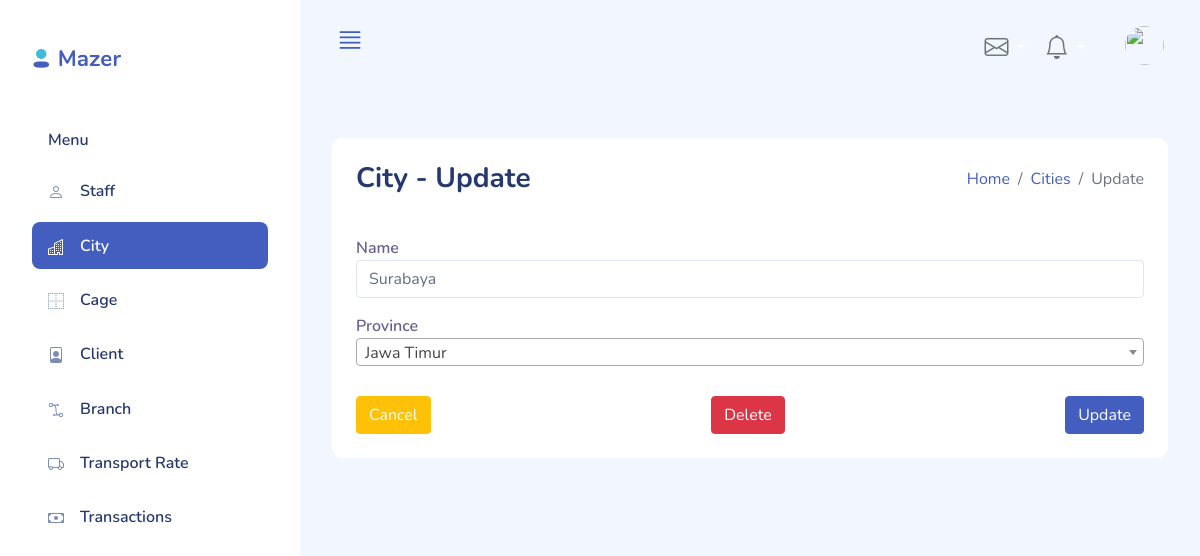
The page /index.php?page=city_detail&mode=update&id=1 (signed in) on the database as committed earlier.
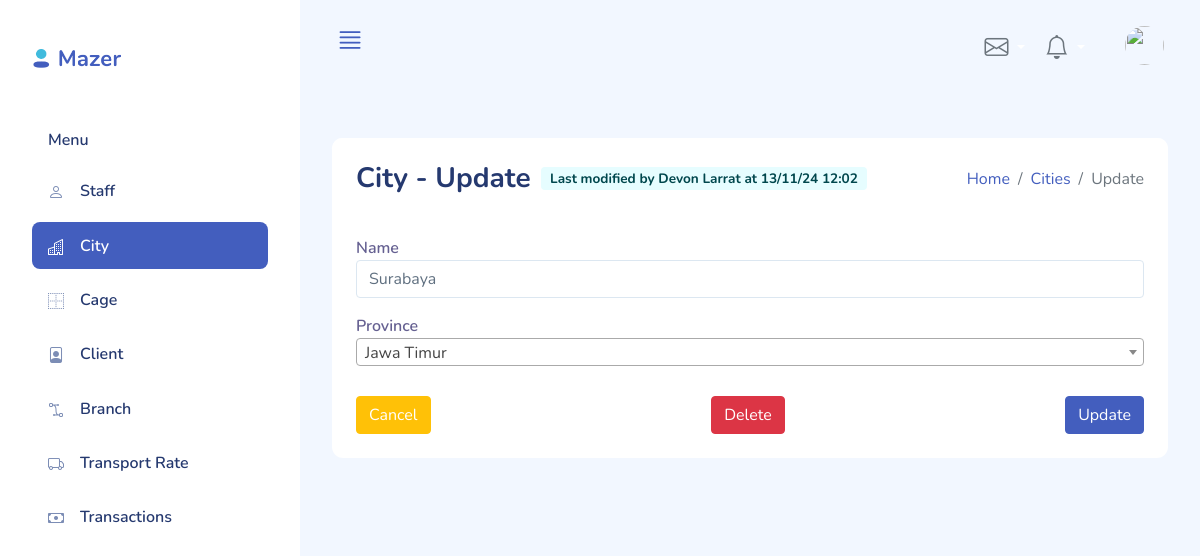
The same page on the database as committed later.
### tables this page shows
CREATE TABLE `city` (
  `Id` smallint(5) unsigned NOT NULL AUTO_INCREMENT,
  `Name` varchar(45) NOT NULL,
  `Province` varchar(255) NOT NULL,
  `LastUpdateTime` timestamp NOT NULL DEFAULT current_timestamp(),
  `LastModifier` varchar(50) DEFAULT NULL,
  PRIMARY KEY (`Id`),
  KEY `fk_City_Staff1_idx` (`LastModifier`),
  CONSTRAINT `fk_City_Staff1` FOREIGN KEY (`LastModifier`) REFERENCES `staff` (`Id`) ON DELETE NO ACTION ON UPDATE NO ACTION
);

CREATE TABLE `staff` (
  `Id` varchar(50) NOT NULL,
  `Name` varchar(45) NOT NULL,
  `BranchId` int(11) NOT NULL,
  `Username` varchar(64) NOT NULL,
  `Password` varchar(256) NOT NULL,
  `Role` varchar(45) NOT NULL,
  `LastUpdateTime` timestamp NOT NULL DEFAULT current_timestamp(),
  `LastModifier` varchar(50) DEFAULT NULL,
  PRIMARY KEY (`Id`),
  KEY `fk_Staff_Branch1_idx` (`BranchId`),
  KEY `fk_Staff_Staff1_idx` (`LastModifier`),
  CONSTRAINT `fk_Staff_Branch1` FOREIGN KEY (`BranchId`) REFERENCES `branch` (`Id`) ON DELETE NO ACTION ON UPDATE NO ACTION,
  CONSTRAINT `fk_Staff_Staff1` FOREIGN KEY (`LastModifier`) REFERENCES `staff` (`Id`) ON DELETE NO ACTION ON UPDATE NO ACTION
);

### classes/city.php (called while the page is built, shortened)
<?php
class City{
    private $dbCon;
    public function __construct($dbConnection){
        $this->dbCon = $dbConnection;
    }
    public function get_data($column="*", $constraints="1",$limit=10){
        $q = "SELECT $column FROM city WHERE $constraints LIMIT $limit";
        $resultSet = $this->dbCon->query($q);
        return $resultSet;
    }
}
?>

### classes/staff.php (called while the page is built, shortened)
<?php
class Staff{
    private $dbCon;
    public function __construct($dbConnection){
        $this->dbCon = $dbConnection;
    }
    public function get_inner_join_data($column="*", $constraints="1",$limit=10){
        $q = "SELECT $column FROM staff s INNER JOIN branch b ON s.BranchId = b.Id LEFT JOIN staff modifier ON s.LastModifier = modifier.Id WHERE $constraints LIMIT $limit";
        $resultSet = $this->dbCon->query($q);
        return $resultSet;
    }
}
?>

### pages/city_detail.php (the view, shortened to what this page needs)
<?php
if (!empty($_GET["mode"])){
    $mode=$_GET["mode"];
}
else{
    die('Incorrect Access');
}
require_once('./classes/city.php');
require_once('./classes/staff.php');
$staff = new Staff($dbCon);
$city = new City($dbCon);
?>
<div class="card">
    <div class="d-flex justify-content-between align-items-center mb-3 card-header">
        <h1 class="h3 mb-0 text-gray-800">City -
        <?php
            $modeText = "";
            switch($mode){
                case "update":
                    $modeText = "Update";
                    $id=$_GET["id"];
                    $col= "Id, Name, Province, LastModifier, LastUpdateTime";
                    $resultSet = $city->get_data($col, "Id=$id", 1);
                    if ($resultSet){
                        $row=$resultSet->fetch_array();
                    }
                    else{
                        die('Incorrect city ID');
                    }
                    echo($modeText);
                    break;
            }
        ?></h1>
        <?php
            if ($mode == "update" && $row["LastModifier"]!=""){
                $resultSet = $staff->get_inner_join_data("s.Name as name", "s.Id=".$row['LastModifier'], 1);
                if ($resultSet){
                    $modifier=$resultSet->fetch_array();
                }
                else{
                    die('Incorrect modifier ID');
                }
                $timestamp = strtotime($row['LastUpdateTime']);
                echo('<span class="badge bg-light-info">Last modified by '.$modifier['name'].' at '.date("d/m/y H:i", $timestamp).'</span><div style="width:10%"></div>');
            }
        ?>
        <ol class="breadcrumb mb-0">
            <li class="breadcrumb-item"><a href="./">Home</a></li>
            <li class="breadcrumb-item"><a href="index.php?page=cities_list">Cities</a></li>
            <li class="breadcrumb-item active" aria_current="page"><?php echo($modeText) ?></li>
        </ol>
    </div>
    <div class="row card-body" style="padding-bottom:20px;">
        <div class="col-lg-12">
            <form enctype="multipart/form-data" method="POST" action="index.php?page=cities_list">
                <div class="form-group mb-3">
                    <label for="Name">Name</label>
                    <input class="form-control mb-3" type="text" placeholder="City name" id="Name" name="Name" required value="<?php if ($mode=="update") echo($row["Name"]);?>">
                </div>
                <div class="form-group">
                    <label for="Province">Province</label>
                </div>
                <div class="row" style="margin-top: 30px">
                    <div class="col-sm-4">
                        <a href="index.php?page=cities_list"><button type="button" class="btn btn-warning">Cancel</button></a>
                    </div>
                    <div class="col-sm-4" style="text-align:center;">
                        <?php
                            if ($mode=="update"){
                            ?>
                                <div class="modal-danger me-1 mb-1 d-inline-block">
                                    <button type="button" class="btn btn-danger"
                                        data-bs-toggle="modal" data-bs-target="#danger">
                                        Delete
                                    </button>
                                </div>
                            <?php
                            }
                        ?>
                    </div>
                    <div class="col-sm-4" style="text-align:right;">
                        <button type="submit" class="btn btn-primary" name="save" value="Save">
                        <?php
                            switch($mode){
                                case "update":
                                    echo("Update");
                                    break;
                            }
                        ?>
                        </button>
                    </div>
                </div>
            </form>
        </div>
    </div>
</div>

Rows that differ between the two databases and show on the page:
now on this page (row edited): staff: Name "Devon Larrat"
changed city "Surabaya": LastModifier empty → "1" (drawn); LastUpdateTime (not shown) → "13/11/24 12:02"
Other text that changed with them:
text now shown: "Last modified by at"
